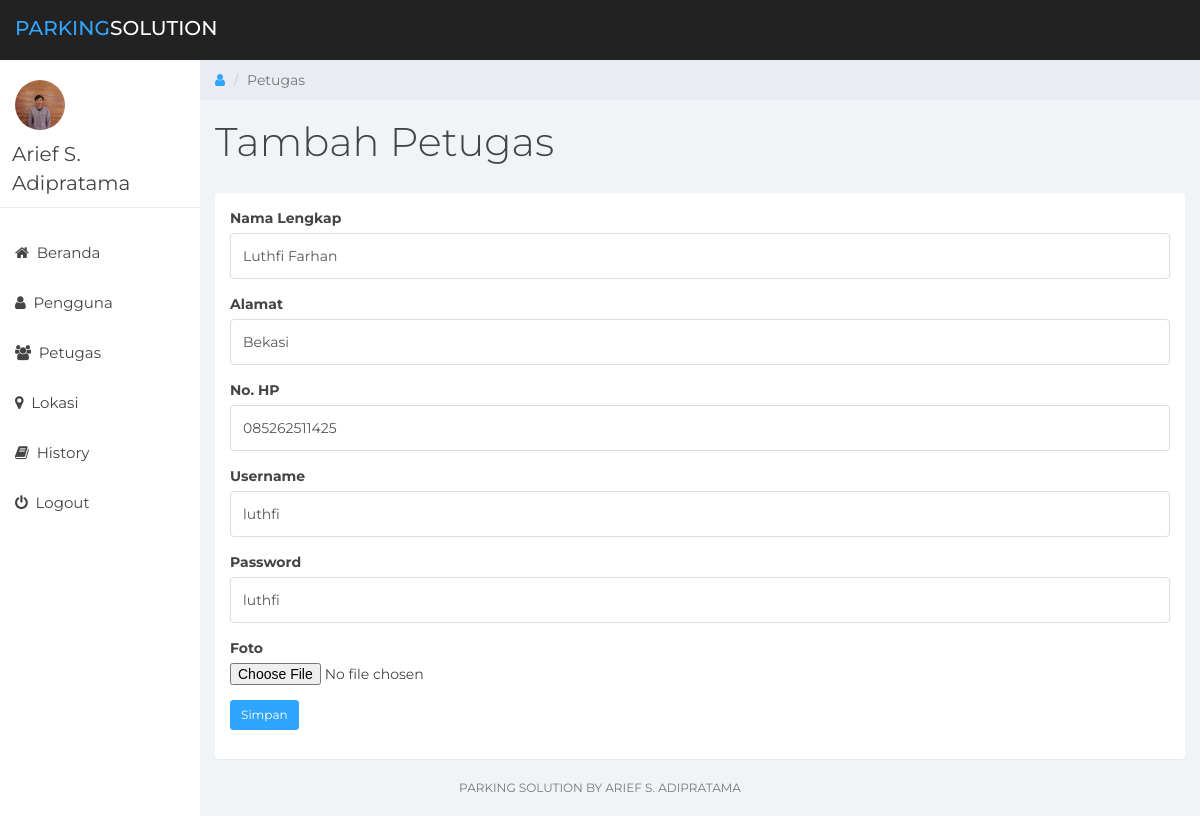
The app's page /parking/tambahpetugas.php?mode=edit&id=42 (signed in) with its own data.
### tables this page shows
CREATE TABLE `pengguna` (
  `id_pengguna` int(11) NOT NULL,
  `nama_pengguna` varchar(50) NOT NULL,
  `alamat` varchar(255) NOT NULL,
  `no_hp` varchar(50) NOT NULL,
  `username` varchar(50) NOT NULL,
  `password` varchar(50) NOT NULL,
  `foto` varchar(255) NOT NULL,
  `id_jenis_pengguna` int(11) NOT NULL
);

### parking/tambahpetugas.php (the view, shortened to what this page needs)
<?php
  	 if($_GET['mode'] == "edit"){
      $idPetugas = $_GET['id'];
      $query = "SELECT * FROM pengguna where id_pengguna = $idPetugas";
      $sql = mysql_query($query);
      $data = mysql_fetch_array($sql);
	  $nama_pengguna = $data ["nama_pengguna"];
	  $alamat = $data["alamat"];
	  $no_hp = $data["no_hp"];
	  $username = $data["username"];
	  $password = $data["password"];
      $formUrl = "editpetugas.php";
    }
?>
<html>
<head>
	<link href="css/bootstrap.min.css" rel="stylesheet">
	<link href="css/font-awesome.min.css" rel="stylesheet">
	<link href="css/datepicker3.css" rel="stylesheet">
	<link href="css/styles.css" rel="stylesheet">
</head>
<body>
	<nav class="navbar navbar-custom navbar-fixed-top" role="navigation">
		<div class="container-fluid">
			<div class="navbar-header">
				<a class="navbar-brand" href="#"><span>Parking</span>Solution</a>
		</div>
	</nav>
	<?php
			include "inc/menu.php";
		?>
	<div class="col-sm-9 col-sm-offset-3 col-lg-10 col-lg-offset-2 main">
		<div class="row">
			<ol class="breadcrumb">
				<li><a href="#">
					<em class="fa fa-user"></em>
				</a></li>
				<li class="active">Petugas</li>
			</ol>
		</div>
		<div class="row">
			<div class="col-lg-12">
				<h1 class="page-header">Tambah Petugas</h1>
			</div>
		</div>
		<div class="row">
			<div class="col-lg-12">
				<div class="panel panel-default">
					<div class="panel-body">
					<form action="proses/<?php echo $formUrl;?>" method="POST" enctype="multipart/form-data">
						<div class="form-group">
							<label class="col-form-label">Nama Lengkap</label>
							<input type="text" name="nama_pengguna" value="<?php echo $nama_pengguna;?>" placeholder="Nama" class="form-control"/>
						</div>
						<div class="form-group">
							<label class="col-form-label">Alamat</label>
							<input type="text" name="alamat" value="<?php echo $alamat;?>" placeholder="Alamat" class="form-control"/>
						</div>
						<div class="form-group">
							<label class="col-form-label">No. HP</label>
							<input type="text" name="no_hp" value="<?php echo $no_hp;?>" placeholder="No. HP" class="form-control"/>
						</div>
						<div class="form-group">
							<label class="col-form-label">Username</label>
							<input type="text" name="username" value="<?php echo $username;?>" placeholder="Username" class="form-control"/>
						</div>
						<div class="form-group">
							<label class="col-form-label">Password</label>
							<input type="text" name="password" value="<?php echo $password;?>" placeholder="Password" class="form-control"/>
						</div>
						<div class="form-group">
							<label class="col-form-label">Foto</label>
							<input type="file" name="foto">
						</div>
						<button type="submit" class="btn btn-primary btn-sm">Simpan</button>
					</form>
				</div>
				</div>
				</div>
			</div>
		</div>
			<div class="col-sm-12">
				<p class="back-link">Parking Solution by Arief S. Adipratama</a></p>
			</div>
</body>
</html>

### parking/css/styles.css (style rules this page uses)
body { background: #f1f4f7; padding-top: 60px; font-size: 14px; color: #444444; font-family: "Montserrat", "Helvetica Neue", Helvetica, Arial, sans-serif; }
p { color: #777; }
a, a:hover, a:focus { color: #30a5ff; }
h1, h2, h3, h4, h5, h6 { color: #444444; }
h1 { font-weight: 300; font-size: 40px; }
input.form-control { border: 1px solid #ddd; box-shadow: none; height: 46px; }
.navbar-custom { background: #222; height: 60px; }
.navbar-header .navbar-brand { color: #fff; font-size: 20px; text-transform: uppercase; font-weight: 500; height: 60px; padding-top: 18px; }
.navbar-header .navbar-brand span { color: #30a5ff; }
.btn-primary, .btn-primary:hover, .btn-primary:focus, .btn-primary:active, .btn-primary.active, .open > .dropdown-toggle.btn-primary, .btn-primary.disabled, .btn-primary[disabled], fieldset[disabled] .btn-primary, .btn-primary.disabled:hover, .btn-primary[disabled]:hover, fieldset[disabled] .btn-primary:hover, .btn-primary.disabled:focus, .btn-primary[disabled]:focus, fieldset[disabled] .btn-primary:focus, .btn-primary.disabled:active, .btn-primary[disabled]:active, fieldset[disabled] .btn-primary:active, .btn-primary.disabled.active, .btn-primary[disabled].active, fieldset[disabled] .btn-primary.active { background-color: #30a5ff; border-color: #30a5ff; }
.panel { border: 0; }
.navbar { border: 0; }
@media (min-width: 768px) { .navbar-header { width: 100%; } }
.breadcrumb { border-radius: 0; padding: 10px 15px 10px 15px; background: #e9ecf2; margin: 0; }
h1.page-header { margin-top: 20px; border-bottom: 0; }
p.back-link { text-align: center; margin-bottom: 20px; font-size: 12px; text-transform: uppercase; }

### records on screen
pengguna: nama_pengguna "Luthfi Farhan", alamat "Bekasi", no_hp "085262511425", username "luthfi", password "luthfi"
